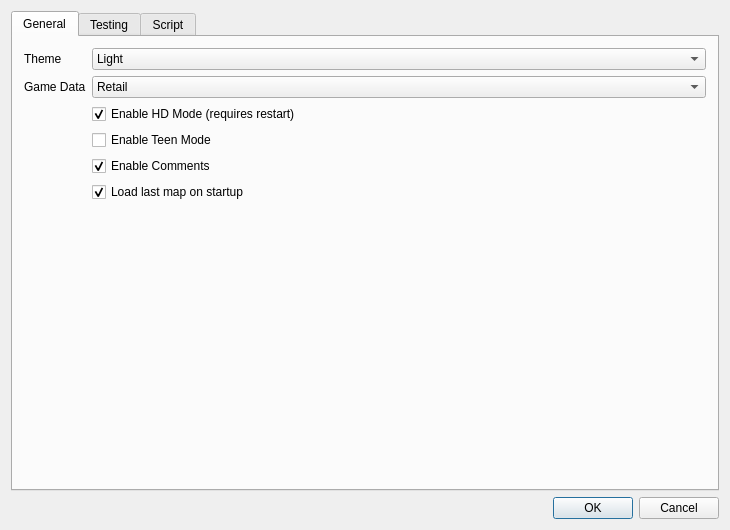
<?xml version="1.0" encoding="UTF-8"?>
<ui version="4.0">
 <class>SettingsEditor</class>
 <widget class="QDialog" name="SettingsEditor">
  <property name="windowModality">
   <enum>Qt::ApplicationModal</enum>
  </property>
  <property name="geometry">
   <rect>
    <x>0</x>
    <y>0</y>
    <width>730</width>
    <height>530</height>
   </rect>
  </property>
  <property name="windowTitle">
   <string>Settings</string>
  </property>
  <layout class="QVBoxLayout" name="verticalLayout_1">
   <item>
    <layout class="QVBoxLayout" name="verticalLayout">
     <item>
      <widget class="QTabWidget" name="tabs">
       <property name="currentIndex">
        <number>0</number>
       </property>
       <property name="usesScrollButtons">
        <bool>false</bool>
       </property>
       <widget class="QWidget" name="tab">
        <attribute name="title">
         <string>General</string>
        </attribute>
        <layout class="QFormLayout" name="formLayout_2">
         <item row="0" column="0">
          <widget class="QLabel" name="themeLabel">
           <property name="text">
            <string>Theme</string>
           </property>
          </widget>
         </item>
         <item row="0" column="1">
          <widget class="QComboBox" name="theme">
           <item>
            <property name="text">
             <string>Light</string>
            </property>
           </item>
           <item>
            <property name="text">
             <string>Dark</string>
            </property>
           </item>
          </widget>
         </item>
         <item row="1" column="0">
          <widget class="QLabel" name="typeLabel">
           <property name="text">
            <string>Game Data</string>
           </property>
          </widget>
         </item>
         <item row="1" column="1">
          <widget class="QComboBox" name="flavour">
           <item>
            <property name="text">
             <string>Retail</string>
            </property>
           </item>
           <item>
            <property name="text">
             <string>PTR</string>
            </property>
           </item>
          </widget>
         </item>
         <item row="2" column="1">
          <widget class="QCheckBox" name="hd">
           <property name="text">
            <string>Enable HD Mode (requires restart)</string>
           </property>
           <property name="checked">
            <bool>true</bool>
           </property>
          </widget>
         </item>
         <item row="3" column="1">
          <widget class="QCheckBox" name="teen">
           <property name="text">
            <string>Enable Teen Mode</string>
           </property>
          </widget>
         </item>
          <item row="4" column="1">
            <widget class="QCheckBox" name="comments">
              <property name="text">
                <string>Enable Comments</string>
              </property>
              <property name="checked">
                <bool>true</bool>
              </property>
            </widget>
          </item>
          <item row="5" column="1">
            <widget class="QCheckBox" name="loadLastMap">
              <property name="text">
                <string>Load last map on startup</string>
              </property>
              <property name="checked">
                <bool>true</bool>
              </property>
            </widget>
          </item>
        </layout>
       </widget>
       <widget class="QWidget" name="tab_1">
        <attribute name="title">
         <string>Testing</string>
        </attribute>
        <layout class="QFormLayout" name="formLayout">
         <property name="labelAlignment">
          <set>Qt::AlignLeading|Qt::AlignLeft|Qt::AlignTop</set>
         </property>
         <property name="verticalSpacing">
          <number>6</number>
         </property>
         <item row="0" column="0" colspan="2">
          <layout class="QFormLayout" name="formLayout_4">
           <property name="labelAlignment">
            <set>Qt::AlignHCenter|Qt::AlignTop</set>
           </property>
           <property name="horizontalSpacing">
            <number>6</number>
           </property>
           <property name="verticalSpacing">
            <number>0</number>
           </property>
           <item row="0" column="0">
            <widget class="QLabel" name="label">
             <property name="text">
              <string>Arguments:</string>
             </property>
            </widget>
           </item>
           <item row="0" column="1">
            <widget class="QLineEdit" name="userArgs"/>
           </item>
           <item row="1" column="0">
            <widget class="QLabel" name="label_9">
             <property name="text">
              <string>Difficulty</string>
             </property>
            </widget>
           </item>
           <item row="1" column="1">
            <widget class="QComboBox" name="diff">
             <property name="currentText">
              <string>Normal</string>
             </property>
             <item>
              <property name="text">
               <string>Easy</string>
              </property>
             </item>
             <item>
              <property name="text">
               <string>Normal</string>
              </property>
             </item>
             <item>
              <property name="text">
               <string>Hard</string>
              </property>
             </item>
            </widget>
           </item>
           <item row="2" column="0">
            <widget class="QLabel" name="label_8">
             <property name="text">
              <string>Window Mode</string>
             </property>
            </widget>
           </item>
           <item row="2" column="1">
            <widget class="QComboBox" name="windowmode">
             <item>
              <property name="text">
               <string>Default</string>
              </property>
             </item>
             <item>
              <property name="text">
               <string>Windowed</string>
              </property>
             </item>
             <item>
              <property name="text">
               <string>Windowed Fullscreen</string>
              </property>
             </item>
             <item>
              <property name="text">
               <string>Fullscreen</string>
              </property>
             </item>
            </widget>
           </item>
           <item row="3" column="0">
            <widget class="QLabel" name="label_10">
             <property name="text">
              <string>Asset Mode</string>
             </property>
            </widget>
           </item>
           <item row="3" column="1">
            <widget class="QComboBox" name="testhd">
             <item>
              <property name="text">
               <string>Default</string>
              </property>
             </item>
             <item>
              <property name="text">
               <string>HD</string>
              </property>
             </item>
             <item>
              <property name="text">
               <string>SD</string>
              </property>
             </item>
            </widget>
           </item>
           <item row="4" column="0">
            <widget class="QLabel" name="label_11">
             <property name="text">
              <string>Teen Mode</string>
             </property>
            </widget>
           </item>
           <item row="4" column="1">
            <widget class="QComboBox" name="testteen">
             <item>
              <property name="text">
               <string>Default</string>
              </property>
             </item>
             <item>
              <property name="text">
               <string>On</string>
              </property>
             </item>
             <item>
              <property name="text">
               <string>Off</string>
              </property>
             </item>
            </widget>
           </item>
           <item row="5" column="0">
            <widget class="QLabel" name="label_12">
             <property name="text">
              <string>Profile Name</string>
             </property>
            </widget>
           </item>
           <item row="5" column="1">
            <widget class="QLineEdit" name="profile">
             <property name="text">
              <string>HiveWE</string>
             </property>
            </widget>
           </item>
           <item row="6" column="1">
            <widget class="QCheckBox" name="fixedseed">
             <property name="text">
              <string>Fixed random Seed</string>
             </property>
             <property name="checked">
              <bool>true</bool>
             </property>
            </widget>
           </item>
           <item row="7" column="1">
            <widget class="QCheckBox" name="nowfpause">
             <property name="text">
              <string>No Windows Focus Pause</string>
             </property>
             <property name="checked">
              <bool>true</bool>
             </property>
            </widget>
           </item>
           <item row="8" column="0">
            <widget class="QLabel" name="label_7">
             <property name="text">
              <string>Final arguments:</string>
             </property>
            </widget>
           </item>
            <item row="8" column="1">
             <widget class="QLineEdit" name="testArgs">
              <property name="readOnly">
               <bool>true</bool>
              </property>
             </widget>
            </item>
            <item row="9" column="0">
             <widget class="QLabel" name="luaBuildProjectLabel">
              <property name="text">
               <string>Lua source project</string>
              </property>
              <property name="toolTip">
               <string>Optional project folder containing build_map_lua.py. It is also detected automatically when the map is opened from that project.</string>
              </property>
             </widget>
            </item>
            <item row="9" column="1">
             <layout class="QHBoxLayout" name="luaBuildProjectLayout">
              <item>
               <widget class="QLineEdit" name="luaBuildProject">
                <property name="toolTip">
                 <string>Project folder containing build_map_lua.py and map.w3x/_lua/monolith_split/manifest.json</string>
                </property>
               </widget>
              </item>
              <item>
               <widget class="QToolButton" name="browseLuaBuildProject">
                <property name="text">
                 <string>...</string>
                </property>
               </widget>
              </item>
             </layout>
            </item>
          </layout>
         </item>
        </layout>
       </widget>
       <widget class="QWidget" name="tab_2">
        <attribute name="title">
         <string>Script</string>
        </attribute>
        <property name="enabled">
         <bool>false</bool>
        </property>
        <layout class="QVBoxLayout" name="verticalLayout_4">
         <item>
          <widget class="QGroupBox" name="groupBox_2">
           <property name="title">
            <string>Generate map script</string>
           </property>
           <property name="checkable">
            <bool>true</bool>
           </property>
           <layout class="QVBoxLayout" name="verticalLayout_2">
            <item>
             <widget class="QLabel" name="label_6">
              <property name="sizePolicy">
               <sizepolicy hsizetype="Preferred" vsizetype="Preferred">
                <horstretch>0</horstretch>
                <verstretch>0</verstretch>
               </sizepolicy>
              </property>
              <property name="text">
               <string>Map script generation implies converting all GUI triggers to JASS and appending the text from all custom triggers.</string>
              </property>
             </widget>
            </item>
            <item>
             <widget class="QCheckBox" name="checkBox_2">
              <property name="text">
               <string>Run VJass preprocessor</string>
              </property>
              <property name="checked">
               <bool>true</bool>
              </property>
             </widget>
            </item>
           </layout>
          </widget>
         </item>
         <item>
          <widget class="QGroupBox" name="groupBox">
           <property name="title">
            <string>Custom Tool</string>
           </property>
           <property name="checkable">
            <bool>true</bool>
           </property>
           <property name="checked">
            <bool>false</bool>
           </property>
           <layout class="QVBoxLayout" name="verticalLayout_3">
            <item>
             <layout class="QFormLayout" name="formLayout_3">
              <item row="0" column="0">
               <widget class="QLabel" name="label_2">
                <property name="text">
                 <string>Executable</string>
                </property>
               </widget>
              </item>
              <item row="1" column="0">
               <widget class="QLabel" name="label_3">
                <property name="text">
                 <string>Arguments</string>
                </property>
               </widget>
              </item>
              <item row="2" column="0">
               <widget class="QLabel" name="label_4">
                <property name="text">
                 <string>Working Directory</string>
                </property>
               </widget>
              </item>
              <item row="0" column="1">
               <layout class="QHBoxLayout" name="horizontalLayout_2">
                <item>
                 <widget class="QLineEdit" name="lineEdit_2"/>
                </item>
                <item>
                 <widget class="QToolButton" name="toolButton_2">
                  <property name="sizePolicy">
                   <sizepolicy hsizetype="Preferred" vsizetype="Preferred">
                    <horstretch>0</horstretch>
                    <verstretch>0</verstretch>
                   </sizepolicy>
                  </property>
                  <property name="text">
                   <string>...</string>
                  </property>
                 </widget>
                </item>
               </layout>
              </item>
              <item row="2" column="1">
               <layout class="QHBoxLayout" name="horizontalLayout_4">
                <item>
                 <widget class="QLineEdit" name="lineEdit_4"/>
                </item>
                <item>
                 <widget class="QToolButton" name="toolButton_4">
                  <property name="sizePolicy">
                   <sizepolicy hsizetype="Preferred" vsizetype="Preferred">
                    <horstretch>0</horstretch>
                    <verstretch>0</verstretch>
                   </sizepolicy>
                  </property>
                  <property name="text">
                   <string>...</string>
                  </property>
                 </widget>
                </item>
               </layout>
              </item>
              <item row="1" column="1">
               <widget class="QLineEdit" name="lineEdit_5"/>
              </item>
             </layout>
            </item>
            <item>
             <widget class="QLabel" name="label_5">
              <property name="text">
               <string>HiveWE exposes the following variables:
$hivewe_path - The absolute path to the HiveWE exe
$map_path - The absolute path to the map directory</string>
              </property>
             </widget>
            </item>
           </layout>
          </widget>
         </item>
         <item>
          <spacer name="verticalSpacer">
           <property name="orientation">
            <enum>Qt::Vertical</enum>
           </property>
           <property name="sizeHint" stdset="0">
            <size>
             <width>20</width>
             <height>194</height>
            </size>
           </property>
          </spacer>
         </item>
        </layout>
       </widget>
      </widget>
     </item>
     <item>
      <widget class="QDialogButtonBox" name="buttonBox">
       <property name="standardButtons">
        <set>QDialogButtonBox::Cancel|QDialogButtonBox::Ok</set>
       </property>
      </widget>
     </item>
    </layout>
   </item>
  </layout>
 </widget>
 <layoutdefault spacing="6" margin="11"/>
 <resources/>
 <connections/>
</ui>
